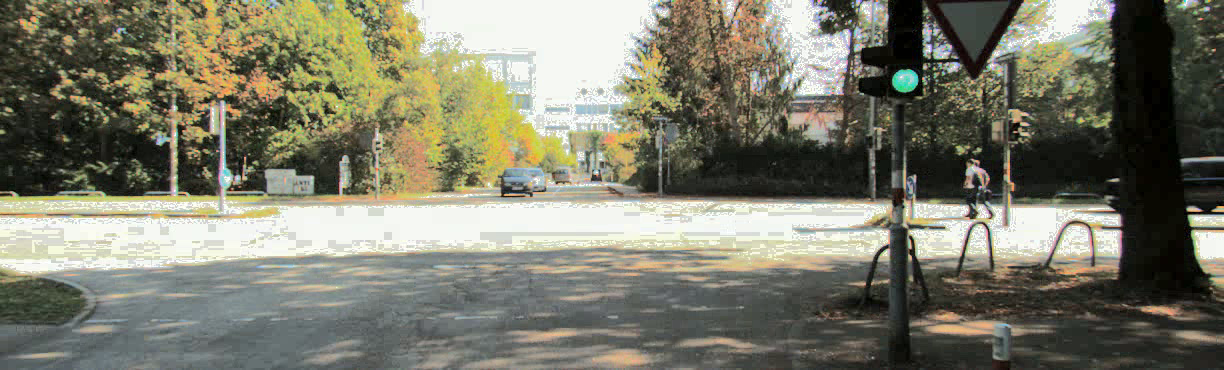
#> input picture frame 1 of Lane Detection/equilized.avi, 1224 x 370 px, given in place of challenge.mp4, which was not available
$ python 'Predict Turn.py'
#> lines starting #> are read from the running program, lines starting #| are printed output that depends on the picture; pictures that were not available may be replaced by others from this repository, and a replacement may not be noted
#> further down, img is the input picture: shape (370, 1224, 3); mean B, G, R 107.1, 123.7, 124.1
from __future__ import division
import cv2
import numpy as np
import math
import warnings


# [28 lines left out: functions add_points, add_lines, not called in this run]

def warper(img):

    M = cv2.getPerspectiveTransform(src, dst)
    warped = cv2.warpPerspective(img, M, (500, 300), flags=cv2.INTER_NEAREST)

    return warped

# [8 lines left out: function unwarp, not called in this run]

def Image_Process(img):

    hls = cv2.cvtColor(img, cv2.COLOR_RGB2HLS)
#> hls: shape (370, 1224, 3); mean of channels 0, 1, 2 79.1, 117, 56
    h_channel_hls = hls[:,:,0]
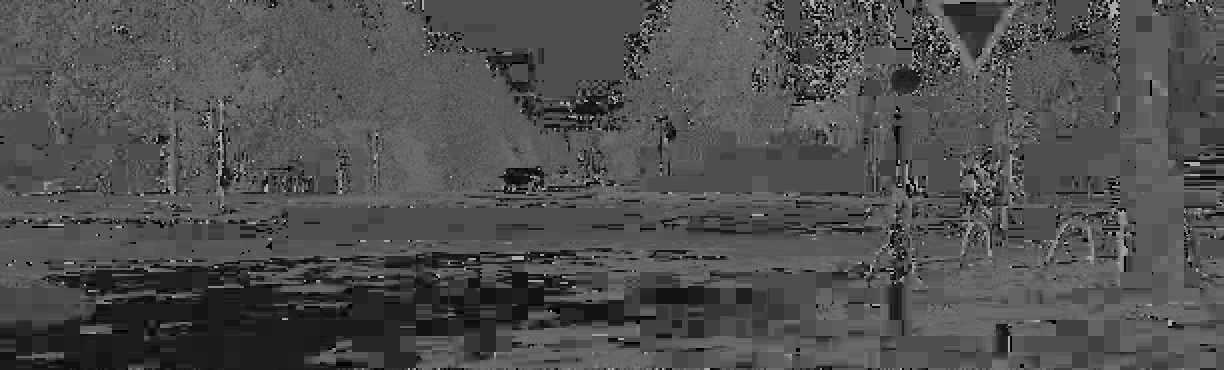
#> h_channel_hls: shape (370, 1224); min 0, max 180, mean 79.1
    l_channel_hls = hls[:,:,1]
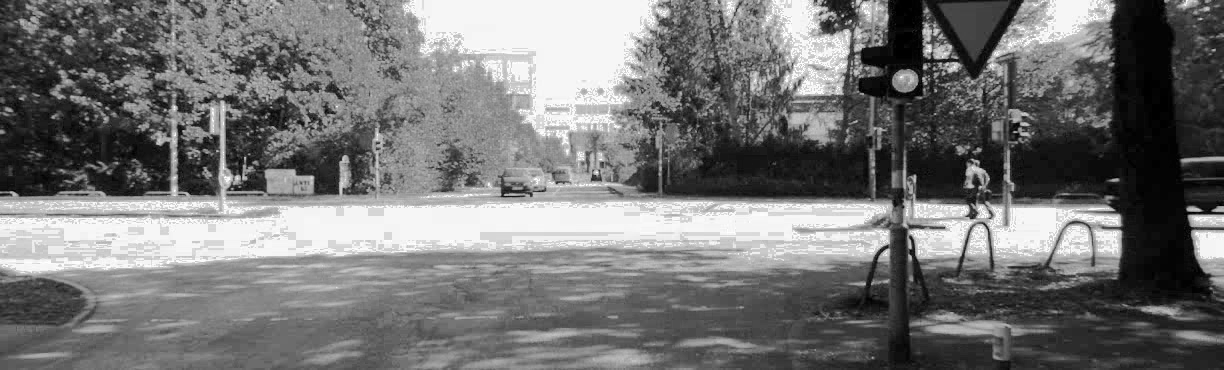
#> l_channel_hls: shape (370, 1224); min 0, max 255, mean 117
    s_channel_hls = hls[:,:,2]
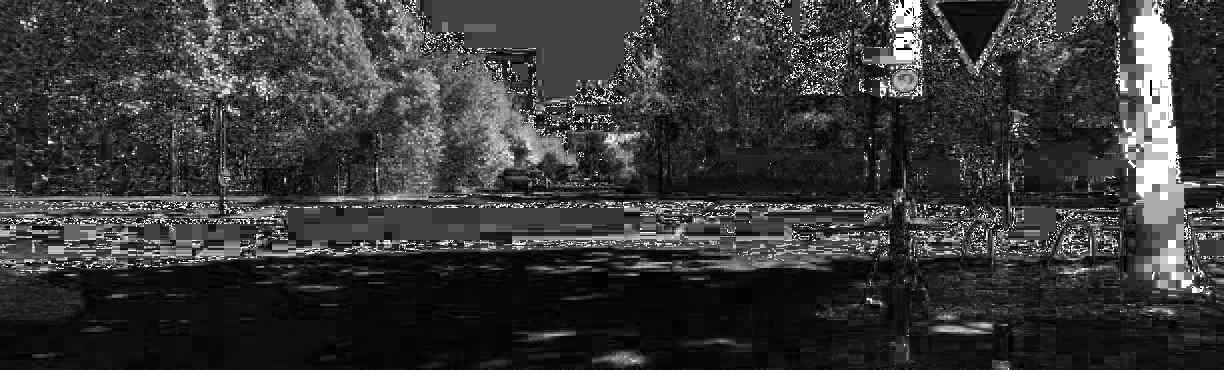
#> s_channel_hls: shape (370, 1224); min 0, max 255, mean 56

    # gray = cv2.cvtColor(img, cv2.COLOR_BGR2GRAY)
    # img_edge = cv2.Canny(gray, 50, 230)

    img_edge = cv2.Canny(s_channel_hls, 100, 200)
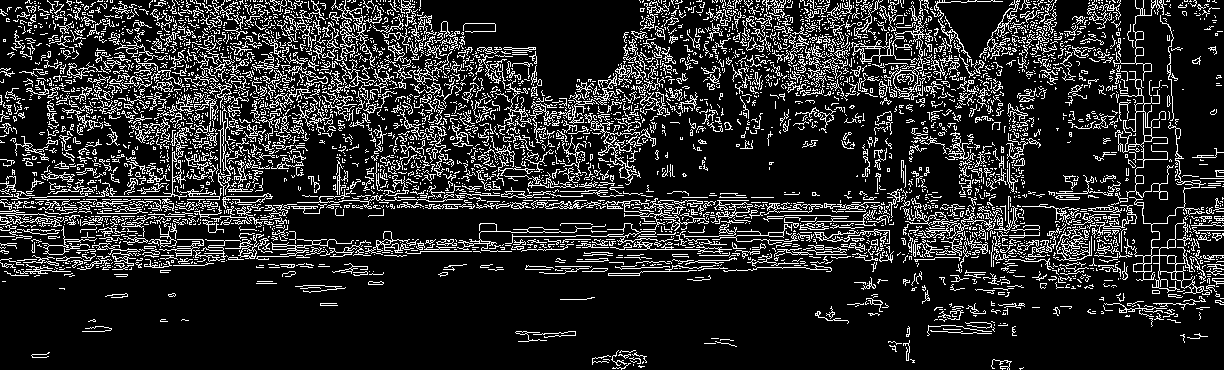
#> img_edge: shape (370, 1224); 16.2% white in thin lines or dots
#> in warper, `warped = cv2.warpPerspective(img, M, (500, 300), flags=cv2.INTER_NEARE..`: warped: shape (300, 500); every value is 0

    ret,thresh = cv2.threshold(img_edge,120,255,cv2.THRESH_BINARY)

    return thresh

# [83 lines left out: functions weighted_average, average, not called in this run]

class linearleastsquare:

    # [4 lines left out: function fit, not called in this run]

class Ransac:

    def __init__(self, weights):
        self.weights = weights

    # [38 lines left out: function fit, not called in this run]

def Ransac_fit(left_fit):

    x1 = left_fit[:][0]
    x2 = left_fit[:][1]
    y = left_fit[:][2]
    O = np.ones(len(x1))
    x = np.column_stack((O,x1,x2))

    lls = linearleastsquare()
    ransac_model = Ransac(lls)
    threshold = np.std(y)/2
    est = ransac_model.fit(x,y,threshold)

    return est


def Sliding_window(warped_img):

    histogram = np.sum(warped_img, axis=0)
#> histogram = 500 values from 0 to 0

    out_img = np.dstack((warped_img,warped_img,warped_img))*255
#> out_img: shape (300, 500, 3); every value is 0

    midpoint = int(histogram.shape[0]/2)
#> midpoint = 250
    leftlanepixel_initial = np.argmax(histogram[:midpoint])
#> leftlanepixel_initial = 0
    rightlanepixel_initial = np.argmax(histogram[midpoint:]) + midpoint
#> rightlanepixel_initial = 250

    nonzero = warped_img.nonzero()
#> nonzero = (empty array, empty array)
    nonzeroy = np.array(nonzero[0])
#> nonzeroy = empty array
    nonzerox = np.array(nonzero[1])
#> nonzerox = empty array

    leftlanepixel_current = leftlanepixel_initial
#> leftlanepixel_current = 0
    rightlanepixel_current = rightlanepixel_initial
#> rightlanepixel_current = 250

    image_center = int(warped_img.shape[1]/2)
#> image_center = 250

    left_lane_idxs = []
    right_lane_idxs = []

    window_height = int(warped_img.shape[0]/num_windows)
#> window_height = 30

    for window in range(num_windows):

        win_y_down = warped_img.shape[0] - (window+1)*window_height
        win_y_up = warped_img.shape[0] - window*window_height
        win_x_left_down = leftlanepixel_current - window_width
        win_x_right_down = rightlanepixel_current - window_width
        win_x_left_up = leftlanepixel_current + window_width
        win_x_right_up = rightlanepixel_current + window_width

        cv2.rectangle(out_img,(win_x_left_down,win_y_down),(win_x_left_up,win_y_up),(0,255,0), 1)
        cv2.rectangle(out_img,(win_x_right_down,win_y_down),(win_x_right_up,win_y_up),(0,255,0), 1)

        good_left_idxs = ((nonzeroy >= win_y_down) & (nonzeroy < win_y_up) & (nonzerox >= win_x_left_down) & (nonzerox < win_x_left_up)).nonzero()[0]
        good_right_idxs = ((nonzeroy >= win_y_down) & (nonzeroy < win_y_up) & (nonzerox >= win_x_right_down) & (nonzerox < win_x_right_up)).nonzero()[0]

        left_lane_idxs.append(good_left_idxs)
        right_lane_idxs.append(good_right_idxs)

        if len(good_left_idxs) > minpix:
            leftlanepixel_current = int(np.mean(nonzerox[good_left_idxs]))
        if len(good_right_idxs) > minpix:
            rightlanepixel_current = int(np.mean(nonzerox[good_right_idxs]))
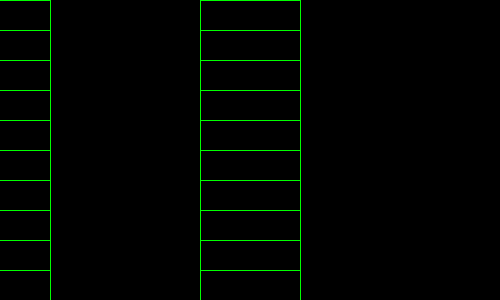
#> out_img: shape (300, 500, 3); mean of channels 0, 1, 2 0, 4.1, 0; drawn as B, G, R
#> after the loop, left_lane_idxs = [empty array, empty array, empty array, empty array, empty array, empty array, empty array, empty array, empty array, empty array]; right_lane_idxs has the same summary as left_lane_idxs

    left_lane_idxs = np.concatenate(left_lane_idxs)
#> left_lane_idxs = empty array
    right_lane_idxs = np.concatenate(right_lane_idxs)
#> right_lane_idxs = empty array

    left_pixels_x = nonzerox[left_lane_idxs]
#> left_pixels_x = empty array
    left_pixels_y = nonzeroy[left_lane_idxs]
#> left_pixels_y = empty array
    right_pixels_x = nonzerox[right_lane_idxs]
#> right_pixels_x = empty array
    right_pixels_y = nonzeroy[right_lane_idxs]
#> right_pixels_y = empty array

    if left_pixels_x.size == 0 or right_pixels_x.size == 0 or left_pixels_y.size == 0 or right_pixels_y.size == 0:

        try:
            left_fit = Ransac_fit(left_fit_avg)
            right_fit = Ransac_fit(right_fit_avg)
        except ZeroDivisionError:
            left_fit,right_fit = weighted_average()
            # left_fit,right_fit = average()

        ploty = np.linspace(0, warped_img.shape[0]-1, warped_img.shape[0] )

        left_fitx = left_fit[0]*ploty**2 + left_fit[1]*ploty + left_fit[2]
        right_fitx = right_fit[0]*ploty**2 + right_fit[1]*ploty + right_fit[2]

        left_line_pts = np.array([np.transpose(np.vstack([left_fitx, ploty]))])
        right_line_pts = np.array([np.flipud(np.transpose(np.vstack([right_fitx,ploty])))])

        pts = np.hstack((left_line_pts, right_line_pts))
        pts = np.array(pts, dtype=np.int32)

        color_blend = np.zeros_like(img).astype(np.uint8)
        cv2.fillPoly(color_blend, pts, (0,255, 0))

        Unwarped_img = unwarp(color_blend)
        result = cv2.addWeighted(img, 1, Unwarped_img, 0.5, 0)

        return result,out_img,left_fit,right_fit

    out_img[nonzeroy[right_lane_idxs], nonzerox[right_lane_idxs]] = [255, 0, 0]
    out_img[nonzeroy[left_lane_idxs], nonzerox[left_lane_idxs]] = [0, 0, 255]

    with warnings.catch_warnings():
        warnings.filterwarnings('error')
        try:
            left_fit = np.polyfit(left_pixels_y, left_pixels_x, 2)
            right_fit = np.polyfit(right_pixels_y, right_pixels_x, 2)
        except np.RankWarning:
            try:
                left_fit = Ransac_fit(left_fit_avg)
                right_fit = Ransac_fit(right_fit_avg)
            except ZeroDivisionError:
                left_fit,right_fit = weighted_average()

            ploty = np.linspace(0, warped_img.shape[0]-1, warped_img.shape[0] )

            left_fitx = left_fit[0]*ploty**2 + left_fit[1]*ploty + left_fit[2]
            right_fitx = right_fit[0]*ploty**2 + right_fit[1]*ploty + right_fit[2]

            left_line_pts = np.array([np.transpose(np.vstack([left_fitx, ploty]))])
            right_line_pts = np.array([np.flipud(np.transpose(np.vstack([right_fitx,ploty])))])

            pts = np.hstack((left_line_pts, right_line_pts))
            pts = np.array(pts, dtype=np.int32)

            color_blend = np.zeros_like(img).astype(np.uint8)
            cv2.fillPoly(color_blend, pts, (0,255, 0))

            Unwarped_img = unwarp(color_blend)
            result = cv2.addWeighted(img, 1, Unwarped_img, 0.5, 0)

            return result,out_img,left_fit,right_fit


    left_fit_avg.append(left_fit)
    right_fit_avg.append(right_fit)

    ploty = np.linspace(0, warped_img.shape[0]-1, warped_img.shape[0] )

    left_fitx = left_fit[0]*ploty**2 + left_fit[1]*ploty + left_fit[2]
    right_fitx = right_fit[0]*ploty**2 + right_fit[1]*ploty + right_fit[2]

    left_line_pts = np.array([np.transpose(np.vstack([left_fitx, ploty]))])
    right_line_pts = np.array([np.flipud(np.transpose(np.vstack([right_fitx,ploty])))])

    pts = np.hstack((left_line_pts, right_line_pts))
    pts = np.array(pts, dtype=np.int32)

    color_blend = np.zeros_like(img).astype(np.uint8)
    cv2.fillPoly(color_blend, pts, (0,255, 0))

    Unwarped_img = unwarp(color_blend)
    result = cv2.addWeighted(img, 1, Unwarped_img, 0.5, 0)

    return result,out_img,left_fit,right_fit

# [56 lines left out: functions radius_curvature, show_curvatures, dist_from_center, not called in this run]

w, h = 1280, 720
# dst = np.array([(200, 300), (0, 300), (0, 0), (200, 0)],np.float32)

dst = np.array([(500, 300), (0, 300), (0, 0), (500, 0)],np.float32)
src = np.array([(1100, 660), (200, 680), (600, 450), (730, 445)],np.float32)

num_windows = 10
window_width = 50
minpix = 25


xmtr_per_pixel=3/1280
ymtr_per_pixel=30/720

left_fit_avg = []
right_fit_avg = []

cap = cv2.VideoCapture('Lane Detection/challenge.mp4')
fourcc = cv2.VideoWriter_fourcc(*'XVID')
frame_width = int(cap.get(cv2.CAP_PROP_FRAME_WIDTH))
frame_height = int(cap.get(cv2.CAP_PROP_FRAME_HEIGHT))

out = cv2.VideoWriter('predict_turn.avi', fourcc, 30.0, (frame_width, frame_height))


while cap.isOpened():
    ret, img = cap.read()
    if not ret:
        print("Error: Failed to read a frame from the video.")
        break

    thresh = Image_Process(img)

    warped_img = warper(thresh)

#> (the run stopped early here; a loop or call above may not have finished)

$ run again, starting later in the video
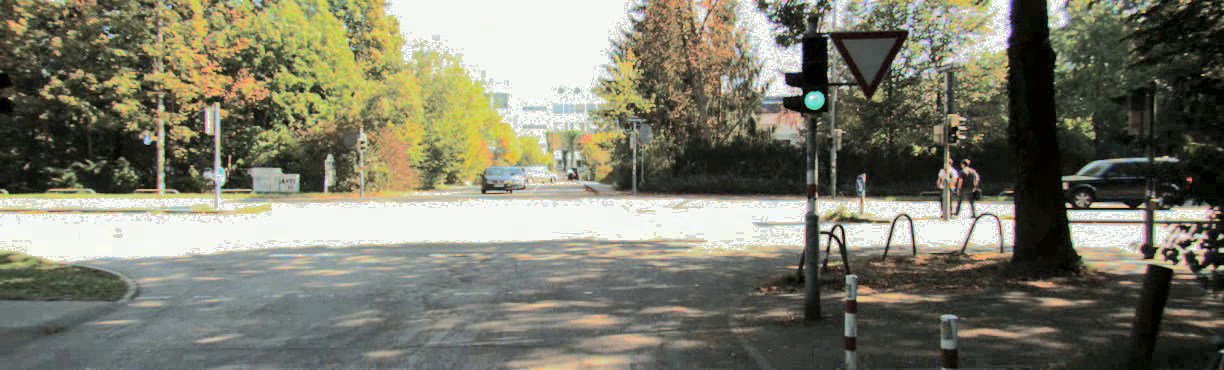
#> input picture frame 6 of Lane Detection/equilized.avi, 1224 x 370 px, given in place of challenge.mp4, which was not available
#> img is the input picture: shape (370, 1224, 3); mean B, G, R 107.1, 123.5, 123.9
#> hls: shape (370, 1224, 3); mean of channels 0, 1, 2 77.9, 117, 56.4
#> in Image_Process, `s_channel_hls = hls[:,:,2]`:
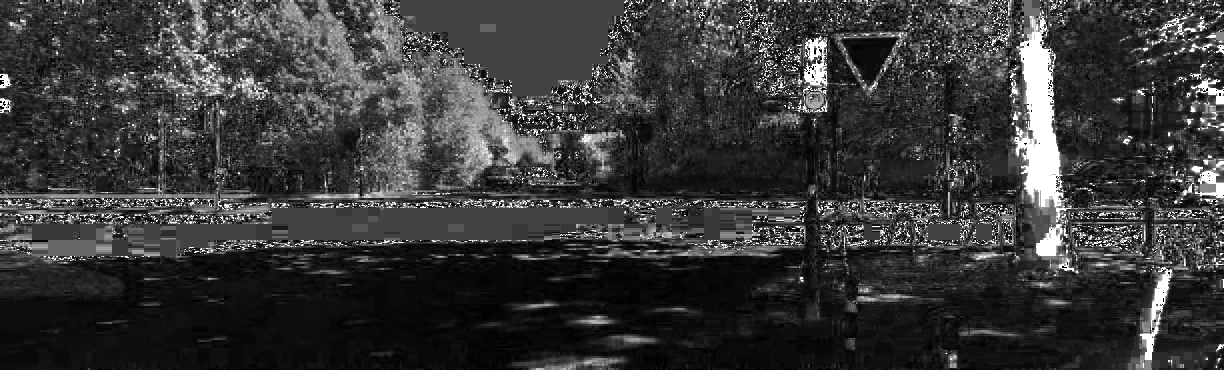
#> s_channel_hls: shape (370, 1224); min 0, max 255, mean 56.4
#> in Image_Process, `img_edge = cv2.Canny(s_channel_hls, 100, 200)`:
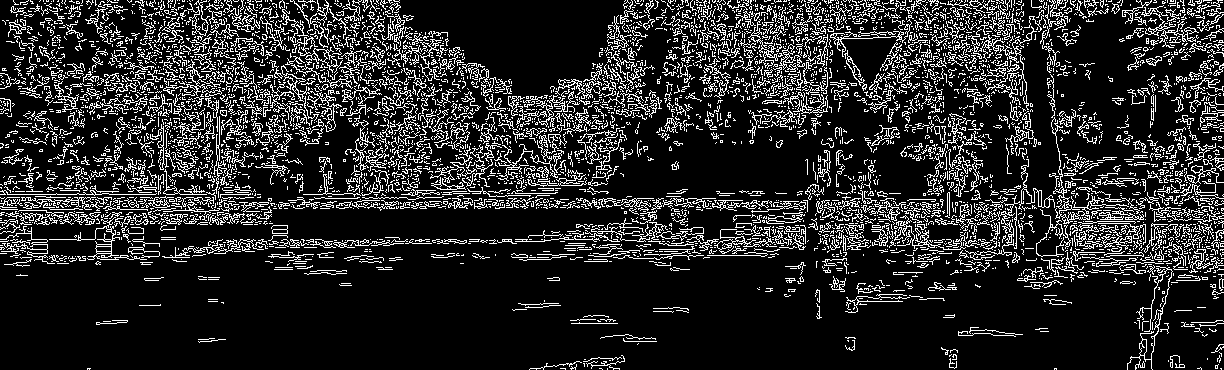
#> img_edge: shape (370, 1224); 16.1% white in thin lines or dots
#> warped: shape (300, 500); every value is 0
#> histogram = 500 values from 0 to 0
#> leftlanepixel_initial = 0
#> rightlanepixel_initial = 250
#> nonzero = (empty array, empty array)
#> nonzeroy = empty array
#> leftlanepixel_current = 0
#> rightlanepixel_current = 250
#> after the loop in Sliding_window, `for window in range(num_windows):`: left_lane_idxs = [empty array, empty array, empty array, empty array, empty array, empty array, empty array, empty array, empty array, empty array]; right_lane_idxs has the same summary as left_lane_idxs
#> in Sliding_window, `left_lane_idxs = np.concatenate(left_lane_idxs)`: left_lane_idxs = empty array

$ run again, starting later in the video
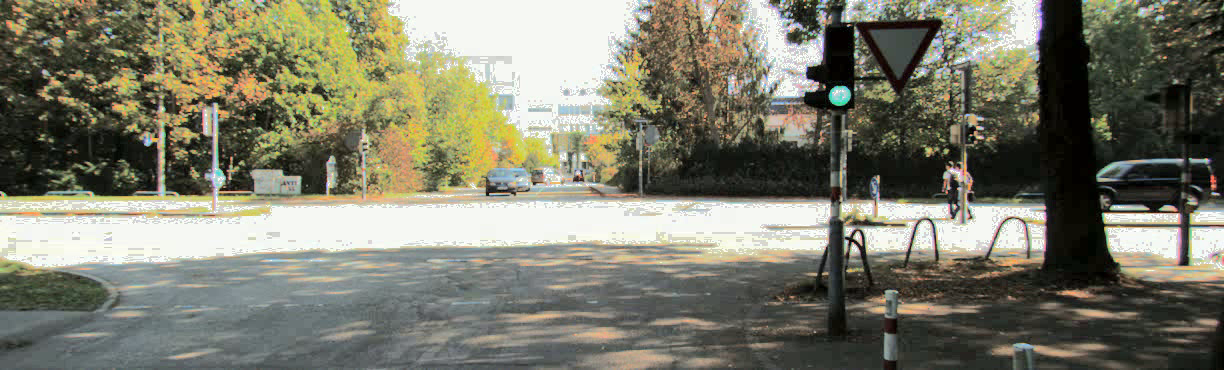
#> input picture frame 12 of Lane Detection/equilized.avi, 1224 x 370 px, given in place of challenge.mp4, which was not available
#> img is the input picture: shape (370, 1224, 3); mean B, G, R 107.4, 124, 124.4
#> hls: shape (370, 1224, 3); mean of channels 0, 1, 2 78, 117.4, 58.2
#> in Image_Process, `s_channel_hls = hls[:,:,2]`:
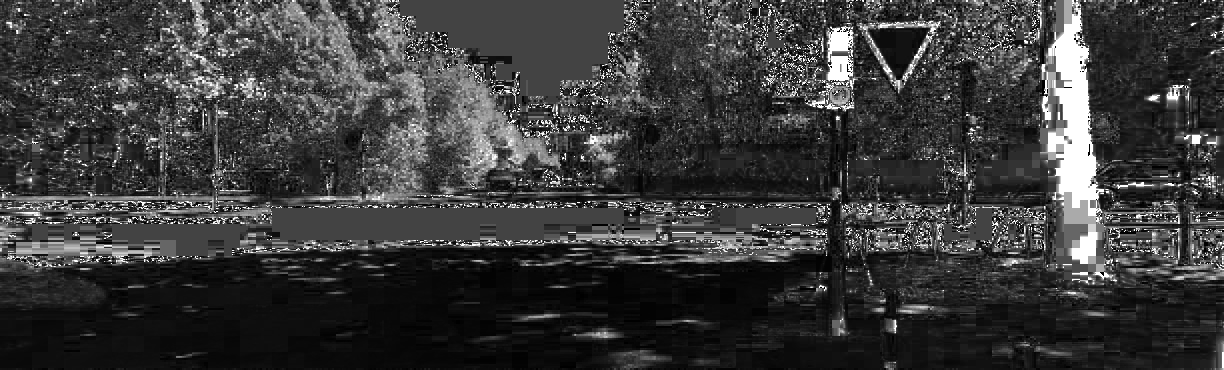
#> s_channel_hls: shape (370, 1224); min 0, max 255, mean 58.2
#> in Image_Process, `img_edge = cv2.Canny(s_channel_hls, 100, 200)`:
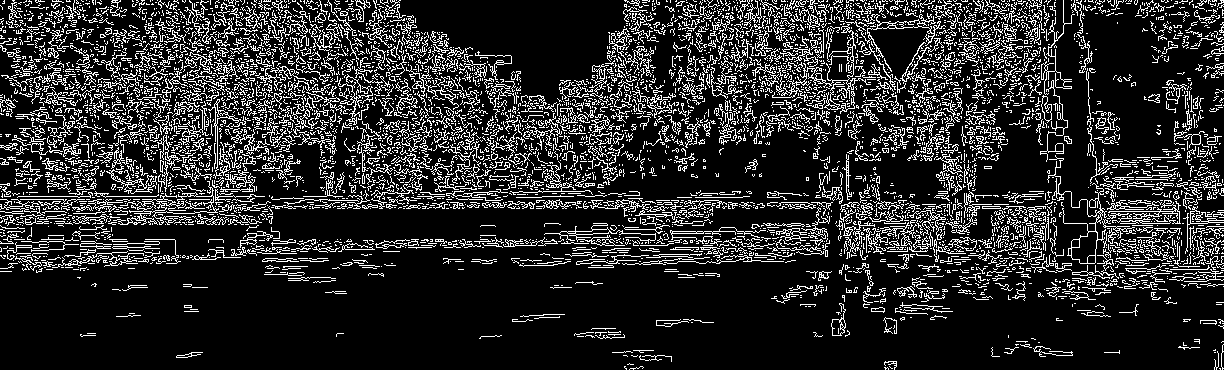
#> img_edge: shape (370, 1224); 16.9% white in thin lines or dots
#> warped: shape (300, 500); every value is 0
#> histogram = 500 values from 0 to 0
#> leftlanepixel_initial = 0
#> rightlanepixel_initial = 250
#> nonzero = (empty array, empty array)
#> nonzeroy = empty array
#> leftlanepixel_current = 0
#> rightlanepixel_current = 250
#> after the loop in Sliding_window, `for window in range(num_windows):`: left_lane_idxs = [empty array, empty array, empty array, empty array, empty array, empty array, empty array, empty array, empty array, empty array]; right_lane_idxs has the same summary as left_lane_idxs
#> in Sliding_window, `left_lane_idxs = np.concatenate(left_lane_idxs)`: left_lane_idxs = empty array
